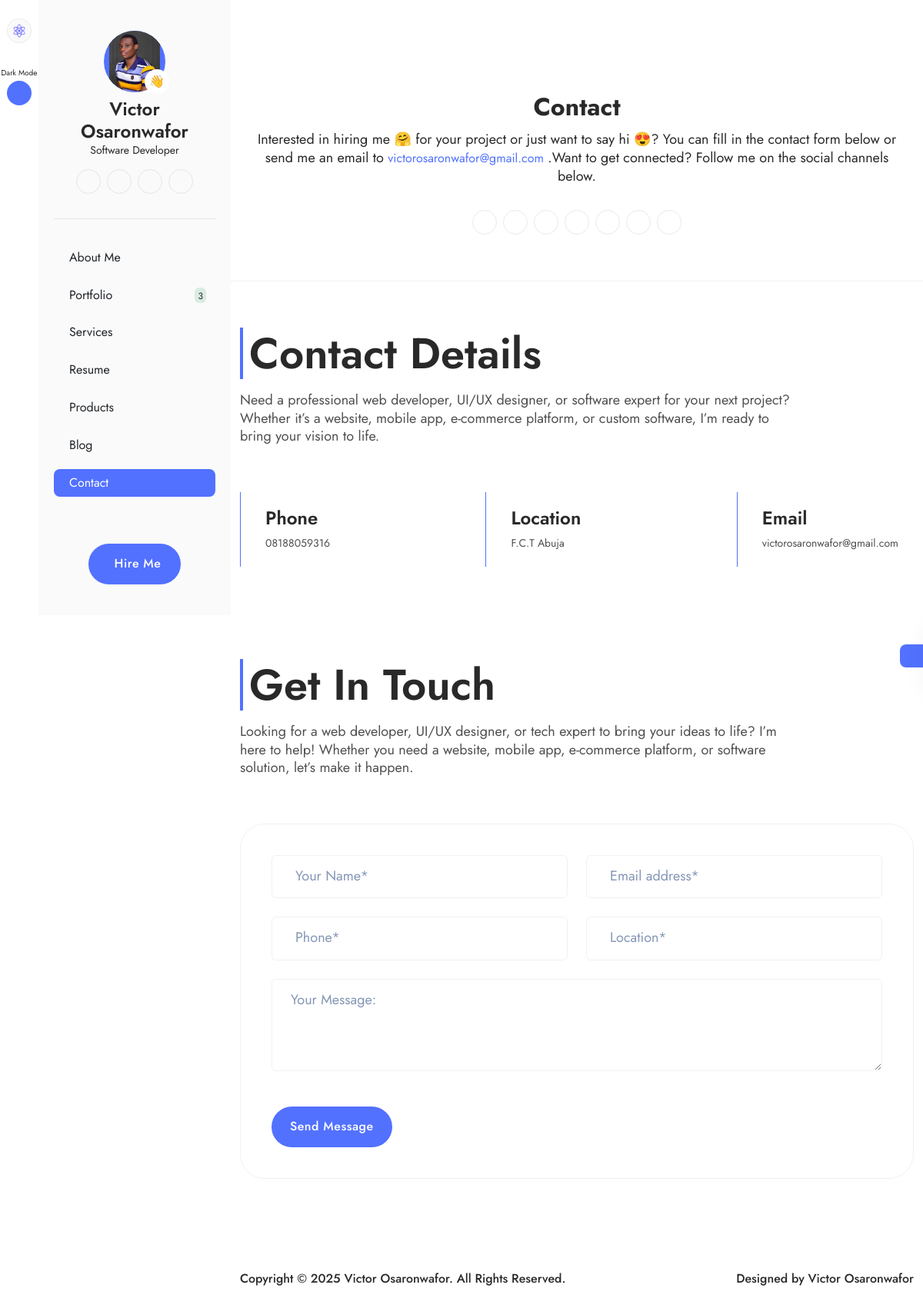
The page /contact.php on the database its author committed.
### tables this page shows
CREATE TABLE `settings` (
  `id` int(11) NOT NULL,
  `phone` varchar(255) DEFAULT NULL,
  `email` varchar(255) DEFAULT NULL,
  `office_address` longtext DEFAULT NULL,
  `facebook` varchar(255) DEFAULT NULL,
  `instagram` varchar(255) DEFAULT NULL,
  `twitter` varchar(255) DEFAULT NULL,
  `linkedIn` varchar(255) DEFAULT NULL,
  `youtube` varchar(255) DEFAULT NULL,
  `whatsapp` varchar(255) DEFAULT NULL,
  `whatsapp_url` text DEFAULT NULL,
  `logo` varchar(255) DEFAULT NULL,
  `status` tinyint(4) NOT NULL DEFAULT 0,
  `date` datetime NOT NULL DEFAULT current_timestamp()
);

CREATE TABLE `about_me` (
  `id` int(11) NOT NULL,
  `name` varchar(255) NOT NULL,
  `role` varchar(255) NOT NULL,
  `intro_title` text NOT NULL,
  `intro_text` text NOT NULL,
  `years_of_experience` int(11) NOT NULL,
  `projects_completed` int(11) NOT NULL,
  `clients_worldwide` int(11) NOT NULL,
  `what_i_do` text NOT NULL,
  `pro_summary` text NOT NULL,
  `skills` text NOT NULL,
  `education` text NOT NULL,
  `awards` text NOT NULL,
  `certifications` text NOT NULL,
  `languages` text NOT NULL,
  `interest` text NOT NULL,
  `github_link` varchar(255) NOT NULL,
  `image` varchar(255) NOT NULL,
  `resume` varchar(255) NOT NULL,
  `status` tinyint(4) NOT NULL DEFAULT 0,
  `date` datetime NOT NULL DEFAULT current_timestamp()
);

### webadmin/classes/Database.php (called while the page is built, shortened)
<?php
class Database
{
    private $hostname = "localhost";
    private $username = "root";
    private $password = "";
    private $dbname = "olvios";
    private $conn;
    private function connect()
    {
        try {
            $this->conn = new PDO("mysql:host=$this->hostname;dbname=$this->dbname", $this->username, $this->password);
            $this->conn->setAttribute(PDO::ATTR_ERRMODE, PDO::ERRMODE_EXCEPTION);
        } catch (PDOException $th) {
            echo "Connection failed: " . $th->getMessage();
            die();
        }
    }
    public function getConnection()
    {
        return $this->conn;
    }
}

### webadmin/classes/functions.php (called while the page is built, shortened)
<?php
require 'Database.php';
require 'AboutMe.php';
require 'Blog.php';
require 'Portfolio.php';
require 'Settings.php';
require 'Contact.php';
$database = new Database();
$aboutMe = new AboutMe($database);
$portfolio = new Portfolio($database);
$settings = new Settings($database);
function setActivePage1($currentPage, $linkPage)
{
    if ($currentPage === $linkPage) {
        return 'bg1-color';
    } else {
        return '';
    }
}
function setActivePage2($currentPage, $linkPage)
{
    if ($currentPage === $linkPage) {
        return 'n11-color';
    } else {
        return '';
    }
}

### webadmin/classes/Settings.php (called while the page is built, shortened)
<?php
class Settings
{
    private $db;
    public function __construct(Database $database)
    {
        $this->db = $database->getConnection();
    }
    public function getSettings($id, $status)
    {
        $sql = "SELECT * FROM settings WHERE id=? AND status=?";
        $statement = $this->db->prepare($sql);
        $statement->bindParam(1, $id, PDO::PARAM_INT);
        $statement->bindParam(2, $status, PDO::PARAM_INT);
        $statement->execute();
        $result = $statement->fetch(PDO::FETCH_ASSOC);
        if ($result != null) {
            return $result;
        } else {
            return $result = null;
        }
    }
}

### webadmin/classes/AboutMe.php (called while the page is built, shortened)
<?php
class AboutMe
{
    private $db;
    public function __construct(Database $database)
    {
        $this->db = $database->getConnection();
    }
    public function getAboutMe()
    {
        $id = '1';
        $sql = "SELECT * FROM about_me WHERE id=? LIMIT 1";
        $statement = $this->db->prepare($sql);
        $statement->bindParam(1, $id, PDO::PARAM_INT);
        $statement->execute();
        $result = $statement->fetch(PDO::FETCH_ASSOC);
        return $result ?: [];
    }
}

### webadmin/classes/Portfolio.php (called while the page is built, shortened)
<?php
class Portfolio
{
    private $db;
    public function __construct(Database $database)
    {
        $this->db = $database->getConnection();
    }
    public function portfolioStatusCount()
    {
        $status = 0;
        $sql = "SELECT * FROM portfolios WHERE status=?";
        $statement = $this->db->prepare($sql);
        $statement->bindParam(1, $status, PDO::PARAM_INT);
        $statement->execute();
        $result = $statement->rowCount();
        return $result ?: [];
    }
}

### contact.php (the view, shortened to what this page needs)
<?php
$currentPage = "contact";
include_once 'components/head.php';
include_once 'components/side-menu.php';
include_once 'components/color-switcher.php';
?>
<section class="pt-120 pb-120 mt-10 mt-lg-0">
  <div class="pb-60 br-bottom-n3">
    <div data-aos="zoom-in" class="page-heading">
      <h3 class="page-title fs-onefw-semibold n5-color mb-2 mb-md-3 text-center">
        Contact
      </h3>
      <p class="fs-seven n5-color mb-4 mb-md-8 text-center">
        Interested in hiring me 🤗 for your project or just want to say hi 😍?
        You can fill in the contact form below or send me an email to
        <a href="mailto:<?= $webSetting['email'] ?: '' ?>" class="p1-color"><?= $webSetting['email'] ?: '' ?></a> .Want
        to
        get connected? Follow me on the social channels below.
      </p>
      <div class="d-flex flex-wrap justify-content-center gap-2 align-items-center mt-4">
        <a href="<?= $webSetting['facebook'] ?: '' ?>" class="social-icon">
        </a>
        <a href="<?= $webSetting['instagram'] ?: '' ?>" class="social-icon">
        </a>
        <a href="<?= $webSetting['twitter'] ?: '' ?>" class="social-icon">
        </a>
        <a href="<?= $webSetting['linkedIn'] ?: '' ?>" class="social-icon">
        </a>
        <a href="<?= $getAboutMe['github_link'] ?: '' ?>" class="social-icon">
        </a>
        <a href="<?= $webSetting['youtube'] ?: '' ?>" class="social-icon">
        </a>
        <a href="<?= $webSetting['whatsapp_url'] ?: '' ?>" class="social-icon">
        </a>
      </div>
    </div>
  </div>
  <div class="container mt-8 mt-md-15">
    <div data-aos="fade-left" class="section-heading">
      <div class="d-flex align-items-center gap-2">
        <div class="title-line"></div>
        <h2 class="display-four n5-color fw-semibold">
          Contact Details
        </h2>
      </div>
      <p class="fs-seven n4-color mt-2 mt-md-4">
        Need a professional web developer, UI/UX designer, or software expert for your next project? Whether it’s a
        website, mobile app, e-commerce platform, or custom software, I’m ready to bring your vision to life.
      </p>
    </div>
    <div data-aos="fade-up"
      class="d-flex flex-wrap gap-3 gap-md-6 align-items-center justify-content-between mt-8 mt-md-15">
      <div class="d-flex gap-3 align-items-center p-3 p-md-5 br1-left">
        <div>
          <span class="n5-color fs-five fw-semibold d-block mb-2">Phone</span>
          <a href="tel:+6494461709" class="n4-color fs-nine"><?= $webSetting['phone'] ?: '' ?></a>
        </div>
      </div>
      <div class="d-flex gap-3 align-items-center p-3 p-md-5 br1-left">
        <div>
          <span class="n5-color fs-five fw-semibold d-block mb-2">Location</span>
          <span class="n4-color fs-nine"><?= $webSetting['office_address'] ?: '' ?></span>
        </div>
      </div>
      <div class="d-flex gap-3 align-items-center p-3 p-md-5 br1-left">
        <div>
          <span class="n5-color fs-five fw-semibold d-block mb-2">Email</span>
          <a href="mailto:someone@example.com" class="n4-color fs-nine"><?= $webSetting['email'] ?: '' ?></a>
        </div>
      </div>
    </div>
  </div>
</section>
<section class="pb-120">
  <div class="container">
    <div data-aos="fade-up" class="section-heading">
      <div class="d-flex align-items-center gap-2">
        <div class="title-line"></div>
        <h2 class="display-four n5-color fw-semibold">Get In Touch</h2>
      </div>
      <p class="fs-seven n4-color mt-2 mt-md-4">
        Looking for a web developer, UI/UX designer, or tech expert to bring your ideas to life? I’m here to help!
        Whether you need a website, mobile app, e-commerce platform, or software solution, let’s make it happen.
      </p>
    </div>
    <form data-aos="zoom-in" id="submitContact" class="mt-8 mt-md-15 p-5 p-md-10 rounded-5 brn4" id="submitContact">
      <div class="d-flex flex-wrap flex-md-nowrap gap-3 gap-md-6 mb-3 mb-md-6">
        <div class="d-flex align-items-center gap-2 px-3 px-md-5 py-2 py-md-4 rounded-2 brn4 w-100">
          <input class="n5-color border-0" placeholder="Your Name*" type="text" id="name" />
        </div>
        <div class="d-flex align-items-center gap-2 px-3 px-md-5 py-2 py-md-4 rounded-2 brn4 w-100">
          <input class="n5-color border-0" placeholder="Email address*" type="email" id="email" />
        </div>
      </div>
      <div class="d-flex flex-wrap flex-md-nowrap gap-3 gap-md-6">
        <div class="d-flex align-items-center gap-2 px-3 px-md-5 py-2 py-md-4 rounded-2 brn4 w-100">
          <input class="n5-color border-0" placeholder="Phone*" type="number" id="phone" />
        </div>
        <div class="d-flex align-items-center gap-2 px-3 px-md-5 py-2 py-md-4 rounded-2 brn4 w-100">
          <input class="n5-color border-0" placeholder="Location*" type="text" id="location" />
        </div>
      </div>
      <div class="mt-3 mt-md-6">
        <textarea class="n5-color px-3 px-md-6 py-2 py-md-4 rounded-2 brn4 w-100 h-120" placeholder="Your Message:"
          id="message"></textarea>
      </div>
      <button id="submit_contact_btn"
        class="primary-btn fw-medium px-3 px-md-6 py-2 py-md-4 rounded-pill mt-5 mt-md-10">
        <span class="spinner-border spinner-border-sm text-light contact_spinner me-2" role="status"></span> Send
        Message
      </button>
    </form>
  </div>
</section>
<?php
include_once 'components/footer.php';
?>

### components/side-menu.php (shortened to what this page needs)
<div class="side-menu">
  <div class="d-flex">
    <div class="side-menu-left">
      <div>
        <div class="d-flex flex-column gap-8 justify-content-center align-items-center mt-6">
          <a href="index.php" class="side-icon p1-color bgn2-color brn4">
            <img src="assets/images/settings/<?= $webSetting['logo'] ?? 'logo.png' ?>" alt="Victor Osaronwafor Olvios"
              width="20" class="img-fluid">
          </a>
          <div class="d-flex flex-column align-items-center gap-1">
            <span class="toggle_name fs-eleven n5-color">DarkMode</span>
            <button class="side-icon bg1-color mood_toggle">
            </button>
          </div>
        </div>
      </div>
    </div>
    <div class="side-menu-right overflow-y-auto">
      <div class="d-flex flex-column gap-6 justify-content-between py-10 px-5 bgn2-color h-100">
        <div class="">
          <div class="sidebar-profile">
            <div class="position-relative">
              <div class="profile-img1 d-flex justify-content-center overflow-hidden">
                <img src="assets/images/aboutMe/<?= $getAboutMe['image'] ?>" alt="<?= $getAboutMe['name'] ?? '' ?>"
                  class="" />
              </div>
              <span class="thumb">👋</span>
            </div>
            <h4 class="n5-color fw-semibold fs-five mt-2 text-center">
              <?= $getAboutMe['name'] ?? '' ?>
            </h4>
            <span class="n5-color fs-nine d-block text-center"><?= $getAboutMe['role'] ?? '' ?></span>
            <div class="d-flex justify-content-center gap-2 align-items-center mt-4">
              <a href="<?= $webSetting['linkedIn'] ?: '' ?>" class="social-icon p1-color">
              </a>
              <a href="<?= $getAboutMe['github_link'] ?: '' ?>" class="social-icon p1-color">
              </a>
              <a href="<?= $webSetting['youtube'] ?: '' ?>" class="social-icon p1-color">
              </a>
              <a href="<?= $webSetting['whatsapp_url'] ?: '' ?>" class="social-icon p1-color">
                <i class="ph ph-whatsapp-logo"></i></a>
            </div>
          </div>
          <div class="line-divider my-4 my-md-8"></div>
          <div class="menu-list">
            <ul class="d-flex flex-column gap-3">
              <li class="rounded-3 <?= setActivePage1($currentPage, 'homepage') ?>">
                <a href="index.php"
                  class="d-flex align-items-center gap-2 <?= setActivePage2($currentPage, 'homepage') ?> fs-eight px-3 py-2"> About Me</a>
              </li>
              <li class="rounded-3 <?= setActivePage1($currentPage, 'portfolio') ?>">
                <a href="portfolio.php" class="d-flex justify-content-between align-items-center">
                  <div
                    class="d-flex align-items-center gap-2 <?= setActivePage2($currentPage, 'portfolio') ?> fs-eight px-3 py-2">
                    <i class="ph ph-code-block fs-six"></i> Portfolio
                  </div>
                  <span
                    class="n5-color bg2-color fs-ten px-1 pt-1 rounded-2 me-3"><?= $portfolio->portfolioStatusCount() ?></span>
                </a>
              </li>
              <li class="rounded-3 <?= setActivePage1($currentPage, 'services') ?>">
                <a href="services.php"
                  class="d-flex align-items-center gap-2 <?= setActivePage2($currentPage, 'services') ?> fs-eight px-3 py-2">Services</a>
              </li>
              <li class="rounded-3 <?= setActivePage1($currentPage, 'resume') ?>">
                <a href="resume.php"
                  class="d-flex align-items-center gap-2 <?= setActivePage2($currentPage, 'resume') ?>  fs-eight px-3 py-2"> Resume</a>
              </li>
              <li class="rounded-3 <?= setActivePage1($currentPage, 'products') ?>">
                <a href="products.php"
                  class="d-flex align-items-center gap-2 <?= setActivePage2($currentPage, 'products') ?> fs-eight px-3 py-2">Products</a>
              </li>
              <li class="rounded-3 <?= setActivePage1($currentPage, 'blog') ?>">
                <a href="blog.php"
                  class="d-flex align-items-center gap-2 <?= setActivePage2($currentPage, 'blog') ?> fs-eight px-3 py-2">Blog</a>
              </li>
              <li class="rounded-3 <?= setActivePage1($currentPage, 'contact') ?>">
                <a href="contact.php"
                  class="d-flex align-items-center gap-2 <?= setActivePage2($currentPage, 'contact') ?> fs-eight px-3 py-2">Contact</a>
              </li>
            </ul>
          </div>
        </div>
        <a href="contact.php"
          class="primary-btn fw-medium px-3 px-md-6 py-2 py-md-4 rounded-pill d-flex align-items-center gap-2 mx-auto">
          <i class="ph ph-paper-plane-tilt"></i>Hire Me
        </a>
      </div>
    </div>
  </div>
</div>
<div class="main-content w-100">

### rows shown on the page
settings: logo (picture), email "victorosaronwafor@gmail.com", phone "08188059316", office_address "F.C.T Abuja"
about_me: image (picture), name "Victor Osaronwafor", role "Software Developer"

### other values the page prints
$portfolio->portfolioStatusCount() "3"
